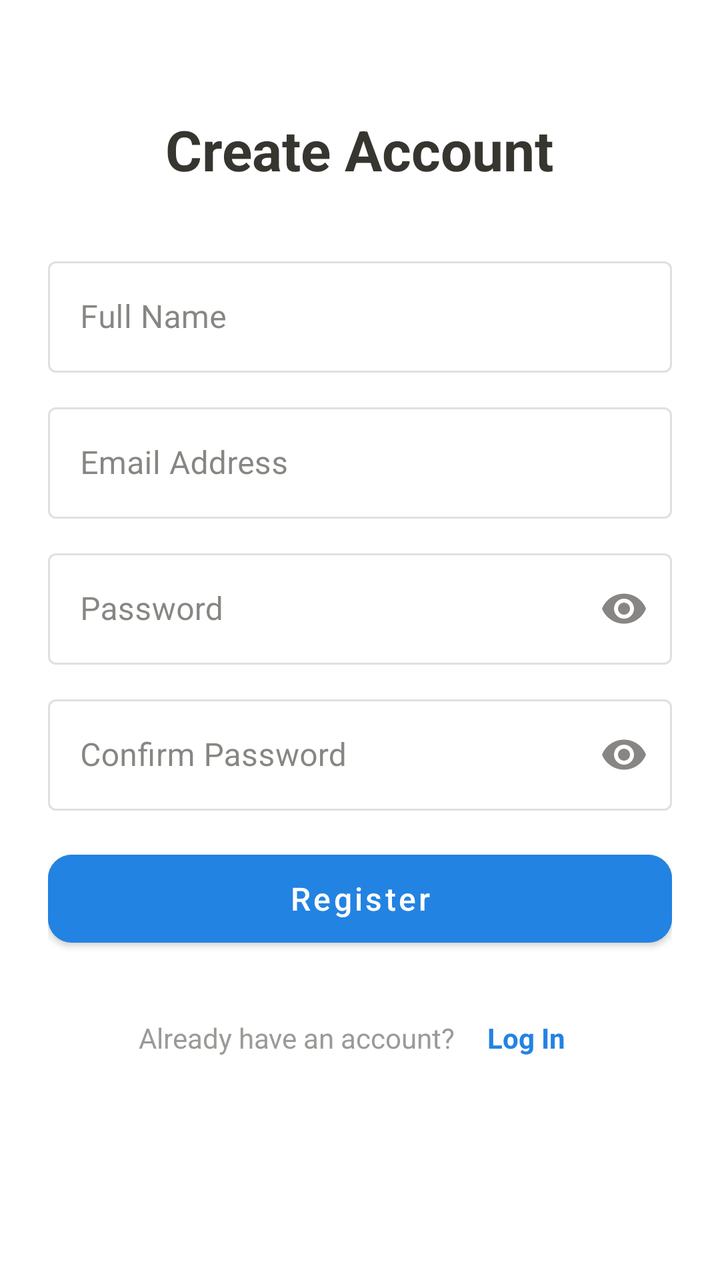
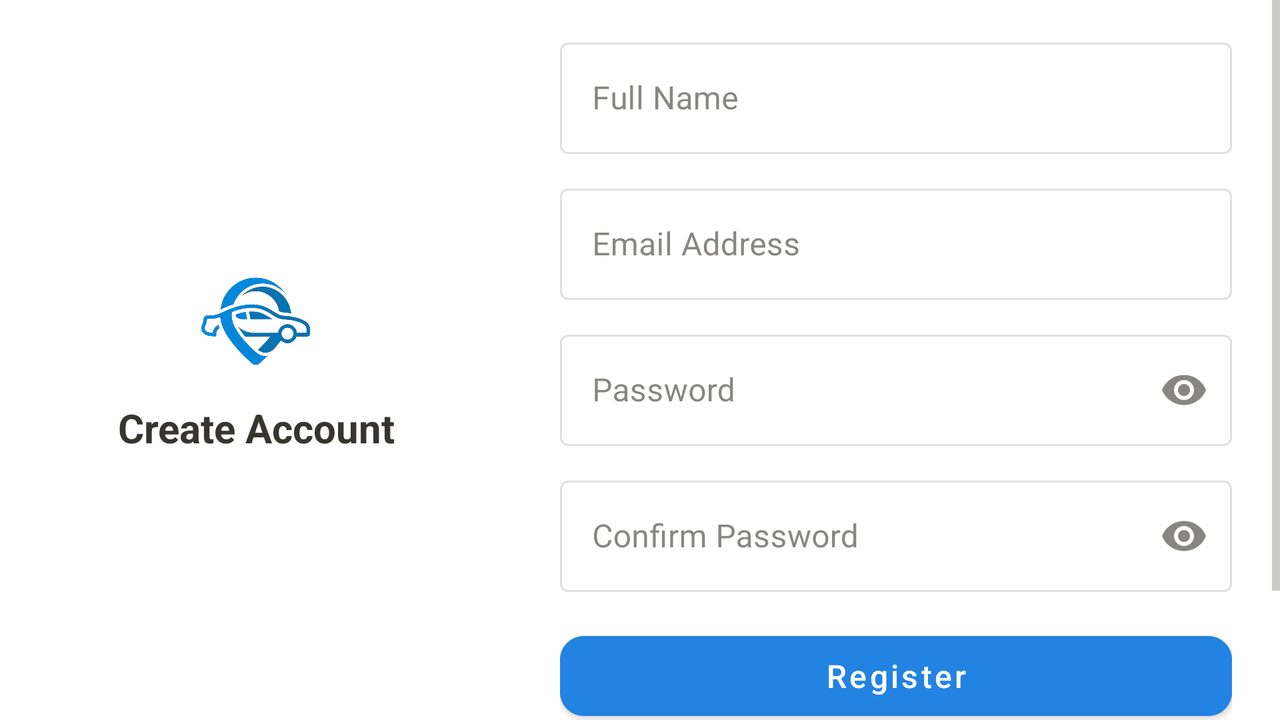

Compare how this app lays out the same screen by default and in its alternative resource folder. The renders come first, then the two layout files and the values they reference.
<!-- AndroidManifest.xml: activity theme Theme.CarRental -->
<!-- res/layout/activity_register.xml -->
<?xml version="1.0" encoding="utf-8"?>
<FrameLayout
    xmlns:android="http://schemas.android.com/apk/res/android"
    xmlns:app="http://schemas.android.com/apk/res-auto"
    android:layout_width="match_parent"
    android:layout_height="match_parent"
    android:background="?android:colorBackground">

    <ScrollView
        android:layout_width="match_parent"
        android:layout_height="match_parent"
        android:fillViewport="true">

        <LinearLayout
            android:layout_width="match_parent"
            android:layout_height="wrap_content"
            android:orientation="vertical"
            android:gravity="center_horizontal"
            android:padding="@dimen/spacing_xl">

            <TextView
                android:layout_width="wrap_content"
                android:layout_height="wrap_content"
                android:text="@string/create_account"
                android:textSize="28sp"
                android:textStyle="bold"
                android:textColor="?colorOnSurface"
                android:layout_marginTop="32dp"
                android:layout_marginBottom="32dp" />

            <com.google.android.material.textfield.TextInputLayout
                android:id="@+id/til_name"
                android:layout_width="match_parent"
                android:layout_height="wrap_content"
                android:layout_marginBottom="@dimen/spacing_md"
                style="@style/Widget.CarRental.TextInputLayout">

                <com.google.android.material.textfield.TextInputEditText
                    android:id="@+id/et_name"
                    android:layout_width="match_parent"
                    android:layout_height="wrap_content"
                    android:hint="@string/name_hint"
                    android:inputType="textPersonName" />
            </com.google.android.material.textfield.TextInputLayout>

            <com.google.android.material.textfield.TextInputLayout
                android:id="@+id/til_email"
                android:layout_width="match_parent"
                android:layout_height="wrap_content"
                android:layout_marginBottom="@dimen/spacing_md"
                style="@style/Widget.CarRental.TextInputLayout">

                <com.google.android.material.textfield.TextInputEditText
                    android:id="@+id/et_email"
                    android:layout_width="match_parent"
                    android:layout_height="wrap_content"
                    android:hint="@string/email_hint"
                    android:inputType="textEmailAddress" />
            </com.google.android.material.textfield.TextInputLayout>

            <com.google.android.material.textfield.TextInputLayout
                android:id="@+id/til_password"
                android:layout_width="match_parent"
                android:layout_height="wrap_content"
                android:layout_marginBottom="@dimen/spacing_md"
                app:endIconMode="password_toggle"
                style="@style/Widget.CarRental.TextInputLayout">

                <com.google.android.material.textfield.TextInputEditText
                    android:id="@+id/et_password"
                    android:layout_width="match_parent"
                    android:layout_height="wrap_content"
                    android:hint="@string/password_hint"
                    android:inputType="textPassword" />
            </com.google.android.material.textfield.TextInputLayout>

            <com.google.android.material.textfield.TextInputLayout
                android:id="@+id/til_confirm_password"
                android:layout_width="match_parent"
                android:layout_height="wrap_content"
                android:layout_marginBottom="@dimen/spacing_lg"
                app:endIconMode="password_toggle"
                style="@style/Widget.CarRental.TextInputLayout">

                <com.google.android.material.textfield.TextInputEditText
                    android:id="@+id/et_confirm_password"
                    android:layout_width="match_parent"
                    android:layout_height="wrap_content"
                    android:hint="@string/confirm_password_hint"
                    android:inputType="textPassword" />
            </com.google.android.material.textfield.TextInputLayout>

            <com.google.android.material.button.MaterialButton
                android:id="@+id/btn_register"
                android:layout_width="match_parent"
                android:layout_height="56dp"
                android:text="@string/register"
                android:textAllCaps="false"
                android:textSize="16sp"
                android:textColor="@color/white"
                android:backgroundTint="@color/accent"
                app:cornerRadius="@dimen/card_corner_radius" />

            <LinearLayout
                android:layout_width="wrap_content"
                android:layout_height="wrap_content"
                android:orientation="horizontal"
                android:gravity="center_vertical"
                android:layout_marginTop="@dimen/spacing_xl">

                <TextView
                    android:layout_width="wrap_content"
                    android:layout_height="wrap_content"
                    android:text="@string/has_account"
                    android:textColor="@color/text_secondary"
                    android:textSize="14sp" />

                <TextView
                    android:id="@+id/tv_login"
                    android:layout_width="wrap_content"
                    android:layout_height="wrap_content"
                    android:text="@string/login"
                    android:textColor="@color/accent"
                    android:textSize="14sp"
                    android:textStyle="bold"
                    android:layout_marginStart="@dimen/spacing_sm"
                    android:padding="@dimen/spacing_sm" />
            </LinearLayout>

            <ProgressBar
                android:id="@+id/progress_bar"
                android:layout_width="wrap_content"
                android:layout_height="wrap_content"
                android:layout_marginTop="@dimen/spacing_lg"
                android:visibility="gone" />

        </LinearLayout>
    </ScrollView>

    <ImageButton
        android:id="@+id/btn_settings"
        android:layout_width="48dp"
        android:layout_height="48dp"
        android:layout_gravity="top|end"
        android:layout_margin="@dimen/spacing_sm"
        android:src="@drawable/ic_settings"
        android:background="?selectableItemBackgroundBorderless"
        android:contentDescription="@string/settings_title"
        android:tint="?colorOnSurface" />

</FrameLayout>
<!-- resources referenced by this layout -->
<resources>
  <color name="accent">#2383E2</color>
  <color name="text_secondary">#9B9A97</color>
  <color name="white">#FFFFFF</color>
  <dimen name="card_corner_radius">12dp</dimen>
  <dimen name="spacing_lg">16dp</dimen>
  <dimen name="spacing_md">12dp</dimen>
  <dimen name="spacing_sm">8dp</dimen>
  <dimen name="spacing_xl">24dp</dimen>
  <string name="confirm_password_hint">Confirm Password</string>
  <string name="create_account">Create Account</string>
  <string name="email_hint">Email Address</string>
  <string name="has_account">Already have an account?</string>
  <string name="login">Log In</string>
  <string name="name_hint">Full Name</string>
  <string name="password_hint">Password</string>
  <string name="register">Register</string>
  <string name="settings_title">Settings</string>
  <style name="Widget.CarRental.TextInputLayout" parent="Widget.MaterialComponents.TextInputLayout.OutlinedBox">
          <item name="boxStrokeColor">@color/text_input_stroke</item>
          <item name="hintTextColor">@color/text_input_hint</item>
      </style>
  <color name="primary">#FFFFFF</color>
  <color name="primary_dark">#E9E9E7</color>
  <color name="text_on_primary">#37352F</color>
  <color name="background">#FFFFFF</color>
  <color name="surface">#F7F6F3</color>
  <color name="text_primary">#37352F</color>
  <style name="Theme.CarRental.BottomSheetDialog" parent="Theme.MaterialComponents.Light.BottomSheetDialog">
          <item name="bottomSheetStyle">@style/Widget.CarRental.BottomSheet</item>
      </style>
  <style name="Theme.CarRental.AlertDialog" parent="ThemeOverlay.MaterialComponents.MaterialAlertDialog">
          <item name="colorSurface">@color/background</item>
          <item name="colorOnSurface">@color/text_primary</item>
          <item name="buttonBarPositiveButtonStyle">@style/Widget.CarRental.AlertDialog.Button</item>
          <item name="buttonBarNegativeButtonStyle">@style/Widget.CarRental.AlertDialog.Button</item>
      </style>
  <style name="Widget.CarRental.BottomSheet" parent="Widget.MaterialComponents.BottomSheet.Modal">
          <item name="backgroundTint">?attr/colorSurface</item>
          <item name="shapeAppearanceOverlay">@style/ShapeAppearance.CarRental.BottomSheet</item>
      </style>
  <style name="Widget.CarRental.AlertDialog.Button" parent="Widget.MaterialComponents.Button.TextButton.Dialog">
          <item name="android:textColor">@color/accent</item>
      </style>
  <style name="ShapeAppearance.CarRental.BottomSheet" parent="">
          <item name="cornerFamily">rounded</item>
          <item name="cornerSizeTopRight">16dp</item>
          <item name="cornerSizeTopLeft">16dp</item>
          <item name="cornerSizeBottomRight">0dp</item>
          <item name="cornerSizeBottomLeft">0dp</item>
      </style>
  <!-- some entries are left out for length -->
</resources>
<!-- res/layout-land/activity_register.xml (the repository's variant of the layout above) -->
<!-- drawn on the phone turned sideways -->
<?xml version="1.0" encoding="utf-8"?>
<FrameLayout
    xmlns:android="http://schemas.android.com/apk/res/android"
    xmlns:app="http://schemas.android.com/apk/res-auto"
    android:layout_width="match_parent"
    android:layout_height="match_parent"
    android:background="?android:colorBackground">

    <LinearLayout
        android:layout_width="match_parent"
        android:layout_height="match_parent"
        android:orientation="horizontal">

        
        <LinearLayout
            android:layout_width="0dp"
            android:layout_height="match_parent"
            android:layout_weight="1"
            android:orientation="vertical"
            android:gravity="center"
            android:padding="@dimen/spacing_xl">

            <ImageView
                android:layout_width="56dp"
                android:layout_height="56dp"
                android:src="@drawable/logo"
                android:contentDescription="@string/app_name" />

            <TextView
                android:layout_width="wrap_content"
                android:layout_height="wrap_content"
                android:text="@string/create_account"
                android:textSize="20sp"
                android:textStyle="bold"
                android:textColor="?colorOnSurface"
                android:gravity="center"
                android:layout_marginTop="@dimen/spacing_md" />
        </LinearLayout>

        
        <ScrollView
            android:layout_width="0dp"
            android:layout_height="match_parent"
            android:layout_weight="1.5"
            android:fillViewport="true">

            <LinearLayout
                android:layout_width="match_parent"
                android:layout_height="wrap_content"
                android:orientation="vertical"
                android:gravity="center_horizontal"
                android:paddingTop="@dimen/spacing_lg"
                android:paddingBottom="@dimen/spacing_xl"
                android:paddingStart="@dimen/spacing_xl"
                android:paddingEnd="@dimen/spacing_xl">

                <com.google.android.material.textfield.TextInputLayout
                    android:id="@+id/til_name"
                    android:layout_width="match_parent"
                    android:layout_height="wrap_content"
                    android:layout_marginBottom="@dimen/spacing_md"
                    style="@style/Widget.CarRental.TextInputLayout">

                    <com.google.android.material.textfield.TextInputEditText
                        android:id="@+id/et_name"
                        android:layout_width="match_parent"
                        android:layout_height="wrap_content"
                        android:hint="@string/name_hint"
                        android:inputType="textPersonName" />
                </com.google.android.material.textfield.TextInputLayout>

                <com.google.android.material.textfield.TextInputLayout
                    android:id="@+id/til_email"
                    android:layout_width="match_parent"
                    android:layout_height="wrap_content"
                    android:layout_marginBottom="@dimen/spacing_md"
                    style="@style/Widget.CarRental.TextInputLayout">

                    <com.google.android.material.textfield.TextInputEditText
                        android:id="@+id/et_email"
                        android:layout_width="match_parent"
                        android:layout_height="wrap_content"
                        android:hint="@string/email_hint"
                        android:inputType="textEmailAddress" />
                </com.google.android.material.textfield.TextInputLayout>

                <com.google.android.material.textfield.TextInputLayout
                    android:id="@+id/til_password"
                    android:layout_width="match_parent"
                    android:layout_height="wrap_content"
                    android:layout_marginBottom="@dimen/spacing_md"
                    app:endIconMode="password_toggle"
                    style="@style/Widget.CarRental.TextInputLayout">

                    <com.google.android.material.textfield.TextInputEditText
                        android:id="@+id/et_password"
                        android:layout_width="match_parent"
                        android:layout_height="wrap_content"
                        android:hint="@string/password_hint"
                        android:inputType="textPassword" />
                </com.google.android.material.textfield.TextInputLayout>

                <com.google.android.material.textfield.TextInputLayout
                    android:id="@+id/til_confirm_password"
                    android:layout_width="match_parent"
                    android:layout_height="wrap_content"
                    android:layout_marginBottom="@dimen/spacing_lg"
                    app:endIconMode="password_toggle"
                    style="@style/Widget.CarRental.TextInputLayout">

                    <com.google.android.material.textfield.TextInputEditText
                        android:id="@+id/et_confirm_password"
                        android:layout_width="match_parent"
                        android:layout_height="wrap_content"
                        android:hint="@string/confirm_password_hint"
                        android:inputType="textPassword" />
                </com.google.android.material.textfield.TextInputLayout>

                <com.google.android.material.button.MaterialButton
                    android:id="@+id/btn_register"
                    android:layout_width="match_parent"
                    android:layout_height="52dp"
                    android:text="@string/register"
                    android:textAllCaps="false"
                    android:textSize="16sp"
                    android:textColor="@color/white"
                    android:backgroundTint="@color/accent"
                    app:cornerRadius="@dimen/card_corner_radius" />

                <LinearLayout
                    android:layout_width="wrap_content"
                    android:layout_height="wrap_content"
                    android:orientation="horizontal"
                    android:gravity="center_vertical"
                    android:layout_marginTop="@dimen/spacing_lg">

                    <TextView
                        android:layout_width="wrap_content"
                        android:layout_height="wrap_content"
                        android:text="@string/has_account"
                        android:textColor="@color/text_secondary"
                        android:textSize="14sp" />

                    <TextView
                        android:id="@+id/tv_login"
                        android:layout_width="wrap_content"
                        android:layout_height="wrap_content"
                        android:text="@string/login"
                        android:textColor="@color/accent"
                        android:textSize="14sp"
                        android:textStyle="bold"
                        android:layout_marginStart="@dimen/spacing_sm"
                        android:padding="@dimen/spacing_sm" />
                </LinearLayout>

                <ProgressBar
                    android:id="@+id/progress_bar"
                    android:layout_width="wrap_content"
                    android:layout_height="wrap_content"
                    android:layout_marginTop="@dimen/spacing_md"
                    android:visibility="gone" />

            </LinearLayout>
        </ScrollView>
    </LinearLayout>

    <ImageButton
        android:id="@+id/btn_settings"
        android:layout_width="48dp"
        android:layout_height="48dp"
        android:layout_gravity="top|end"
        android:layout_margin="@dimen/spacing_sm"
        android:src="@drawable/ic_settings"
        android:background="?selectableItemBackgroundBorderless"
        android:contentDescription="@string/settings_title"
        android:tint="?colorOnSurface" />

</FrameLayout>
<!-- resources referenced by the variant -->
<!-- as the phone turned sideways resolves them -->
<resources>
  <color name="accent">#2383E2</color>
  <color name="text_secondary">#9B9A97</color>
  <color name="white">#FFFFFF</color>
  <dimen name="card_corner_radius">12dp</dimen>
  <dimen name="spacing_lg">16dp</dimen>
  <dimen name="spacing_md">12dp</dimen>
  <dimen name="spacing_sm">8dp</dimen>
  <dimen name="spacing_xl">24dp</dimen>
  <string name="app_name">CarForRent</string>
  <string name="confirm_password_hint">Confirm Password</string>
  <string name="create_account">Create Account</string>
  <string name="email_hint">Email Address</string>
  <string name="has_account">Already have an account?</string>
  <string name="login">Log In</string>
  <string name="name_hint">Full Name</string>
  <string name="password_hint">Password</string>
  <string name="register">Register</string>
  <string name="settings_title">Settings</string>
  <style name="Widget.CarRental.TextInputLayout" parent="Widget.MaterialComponents.TextInputLayout.OutlinedBox">
          <item name="boxStrokeColor">@color/text_input_stroke</item>
          <item name="hintTextColor">@color/text_input_hint</item>
      </style>
  <color name="primary">#FFFFFF</color>
  <color name="primary_dark">#E9E9E7</color>
  <color name="text_on_primary">#37352F</color>
  <color name="background">#FFFFFF</color>
  <color name="surface">#F7F6F3</color>
  <color name="text_primary">#37352F</color>
  <style name="Theme.CarRental.BottomSheetDialog" parent="Theme.MaterialComponents.Light.BottomSheetDialog">
          <item name="bottomSheetStyle">@style/Widget.CarRental.BottomSheet</item>
      </style>
  <style name="Theme.CarRental.AlertDialog" parent="ThemeOverlay.MaterialComponents.MaterialAlertDialog">
          <item name="colorSurface">@color/background</item>
          <item name="colorOnSurface">@color/text_primary</item>
          <item name="buttonBarPositiveButtonStyle">@style/Widget.CarRental.AlertDialog.Button</item>
          <item name="buttonBarNegativeButtonStyle">@style/Widget.CarRental.AlertDialog.Button</item>
      </style>
  <style name="Widget.CarRental.BottomSheet" parent="Widget.MaterialComponents.BottomSheet.Modal">
          <item name="backgroundTint">?attr/colorSurface</item>
          <item name="shapeAppearanceOverlay">@style/ShapeAppearance.CarRental.BottomSheet</item>
      </style>
  <style name="Widget.CarRental.AlertDialog.Button" parent="Widget.MaterialComponents.Button.TextButton.Dialog">
          <item name="android:textColor">@color/accent</item>
      </style>
  <style name="ShapeAppearance.CarRental.BottomSheet" parent="">
          <item name="cornerFamily">rounded</item>
          <item name="cornerSizeTopRight">16dp</item>
          <item name="cornerSizeTopLeft">16dp</item>
          <item name="cornerSizeBottomRight">0dp</item>
          <item name="cornerSizeBottomLeft">0dp</item>
      </style>
  <!-- some entries are left out for length -->
</resources>
